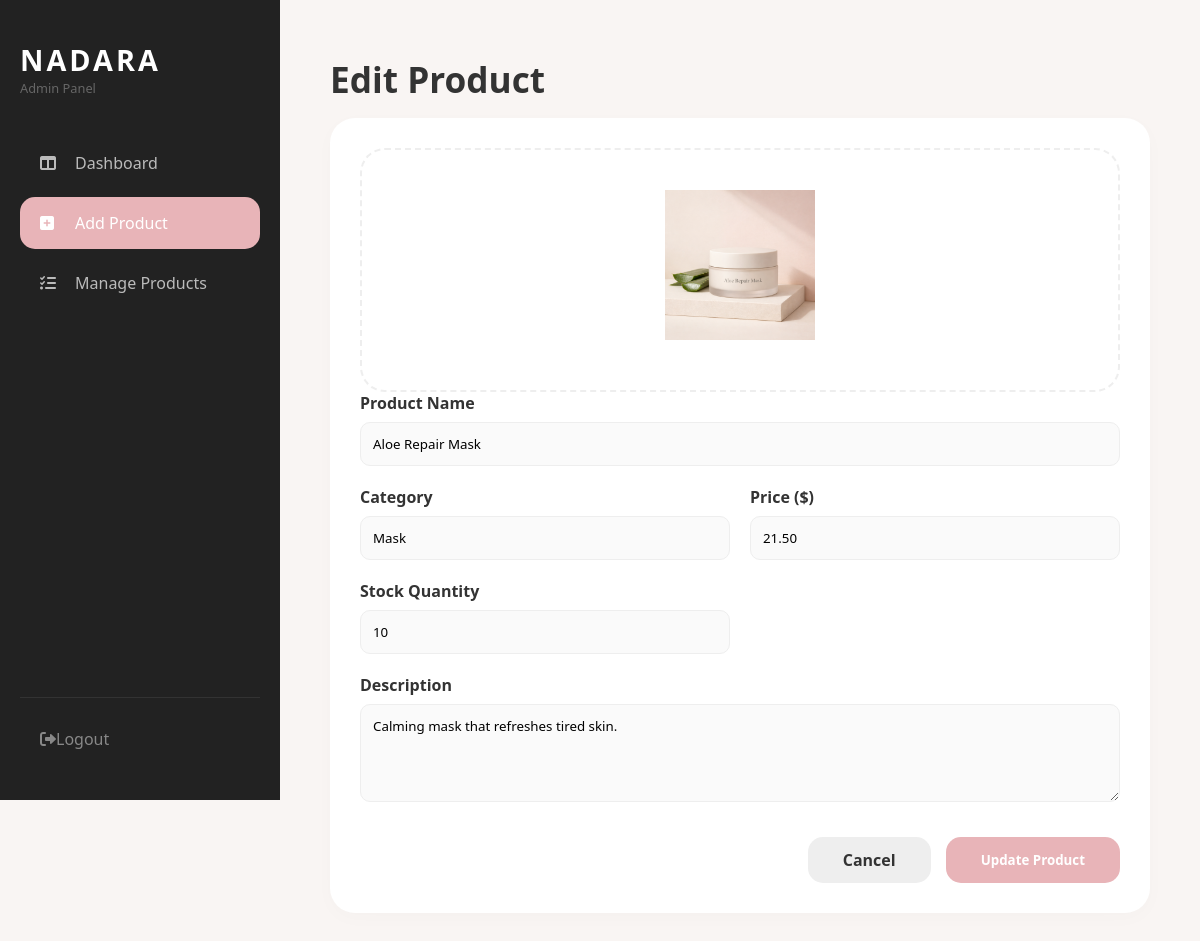
/add_product.php?edit_id=6, run on the app's committed database.
### tables this page shows
CREATE TABLE `products` (
  `product_id` int(11) NOT NULL,
  `name` varchar(100) NOT NULL,
  `image` varchar(255) NOT NULL,
  `stock` int(11) NOT NULL,
  `price` decimal(10,2) NOT NULL,
  `description` text DEFAULT NULL,
  `category` varchar(100) DEFAULT NULL,
  `size` varchar(50) DEFAULT NULL
);

### add_product.php (the view, shortened to what this page needs)
<?php
include 'db.php';
$edit_mode = false;
$name = "";
$price = "";
$stock = "";
$description = "";
$category = "";
$current_image = "default.jpg";
if (isset($_GET['edit_id'])) {
    $edit_mode = true;
    $product_id = $_GET['edit_id'];
    $res = mysqli_query($conn, "SELECT * FROM products WHERE product_id = $product_id");
    if ($row = mysqli_fetch_assoc($res)) {
        $name = $row['name'];
        $price = $row['price'];
        $stock = $row['stock'];
        $description = $row['description'];
        $category = $row['category'];
        $current_image = $row['image'];
    }
}
?>
<!DOCTYPE html>
<html lang="en">
<head>
    <link rel="stylesheet" href="style1.css">
    <link rel="stylesheet" href="https://cdnjs.cloudflare.com/ajax/libs/font-awesome/6.0.0/css/all.min.css">
</head>
<body>
    <div class="dashboard-wrapper">
        <?php include 'slide.php'; ?>
        <main class="main-content">
            <div class="content-container">
                <header class="page-header">
                    <h2><?php echo $edit_mode ? 'Edit Product' : 'Add New Product'; ?></h2>
                </header>
                <div class="form-card">
                    <form action="add_product.php" method="POST" enctype="multipart/form-data">
                        <div class="image-upload-area" style="text-align: center;">
                            <label class="upload-label" style="cursor: pointer; display: block;">
                                <img id="preview" src="images/<?php echo $current_image; ?>">
                            </label>
                        </div>
                        <div class="form-grid">
                            <div class="input-group full-width">
                                <label>Product Name</label>
                                <input
                                    type="text"
                                    name="p_name"
                                    value="<?php echo $name; ?>"
                                    placeholder="Enter product name"
                                    required
                                >
                            </div>
                            <div class="input-group">
                                <label>Category</label>
                                <input
                                    type="text"
                                    name="category"
                                    value="<?php echo $category; ?>"
                                    placeholder="Enter category"
                                    required
                                >
                            </div>
                            <div class="input-group">
                                <label>Price ($)</label>
                                <input
                                    type="number"
                                    step="0.01"
                                    name="price"
                                    value="<?php echo $price; ?>"
                                    placeholder="0.00"
                                    required
                                >
                            </div>
                            <div class="input-group">
                                <label>Stock Quantity</label>
                                <input
                                    type="number"
                                    name="stock"
                                    value="<?php echo $stock; ?>"
                                    placeholder="Enter quantity"
                                    required
                                >
                            </div>
                            <div class="input-group full-width">
                                <label>Description</label>
                                <textarea
                                    name="description"
                                    rows="4"
                                    placeholder="Enter product description..."
                                ><?php echo $description; ?></textarea>
                            </div>
                        </div>
                        <div class="form-buttons">
                            <a
                                href="manage_products.php"
                                class="btn-cancel"
                                style="text-decoration:none; display:flex; align-items:center; justify-content:center;"
                            >
                                Cancel
                            </a>
                            <button type="submit" class="btn-save">
                                <?php echo $edit_mode ? 'Update Product' : 'Save Product'; ?>
                            </button>
                        </div>
                    </form>
                </div>
            </div>
        </main>
    </div>
</body>
</html>

### style1.css (style rules this page uses)
:root { --primary: #E8B4B8; --primary-hover: #d69ea2; --bg-color: #F9F5F3; --sidebar-dark: #222222; --white: #ffffff; --text-dark: #333333; --text-grey: #888888; --transition: 0.3s ease; }
* { margin: 0; padding: 0; box-sizing: border-box; font-family: 'Segoe UI', Tahoma, sans-serif; }
body { background-color: var(--bg-color); min-height: 100vh; color: var(--text-dark); }
.dashboard-wrapper { display: flex; min-height: 100vh; }
.main-content { margin-left: 280px; flex: 1; padding: 50px; }
.content-container { max-width: 1100px; margin: 0 auto; }
.page-header h2 { font-size: 2.2rem; color: var(--text-dark); margin-bottom: 15px; }
.table-card, .recent-orders-section, .form-card { background: white; padding: 30px; border-radius: 25px; box-shadow: 0 5px 20px rgba(0,0,0,0.02); }
.form-grid { display: grid; grid-template-columns: 1fr 1fr; gap: 20px; }
.full-width { grid-column: span 2; }
.input-group label { display: block; margin-bottom: 8px; font-weight: 600; }
.input-group input, .input-group select, .input-group textarea { width: 100%; padding: 12px; border: 1px solid #eee; border-radius: 10px; background: #fafafa; }
.upload-label { border: 2px dashed #eee; padding: 40px; border-radius: 25px; display: flex; flex-direction: column; align-items: center; cursor: pointer; background: #fff; transition: var(--transition); }
.form-buttons { display: flex; justify-content: flex-end; gap: 15px; margin-top: 30px; }
.btn-save { background: var(--primary); color: white; border: none; padding: 12px 35px; border-radius: 15px; cursor: pointer; font-weight: 600; transition: var(--transition); }
.btn-cancel { background: #eeeeee; color: #333; border: none; padding: 12px 35px; border-radius: 15px; cursor: pointer; font-weight: 600; transition: var(--transition); }
header h2 { font-size: 1.1rem; margin: 5px 0; }

### data on the page
products: image (picture), p_name "Aloe Repair Mask", category "Mask", price "21.50", stock "10", description "Calming mask that refreshes tired skin."
